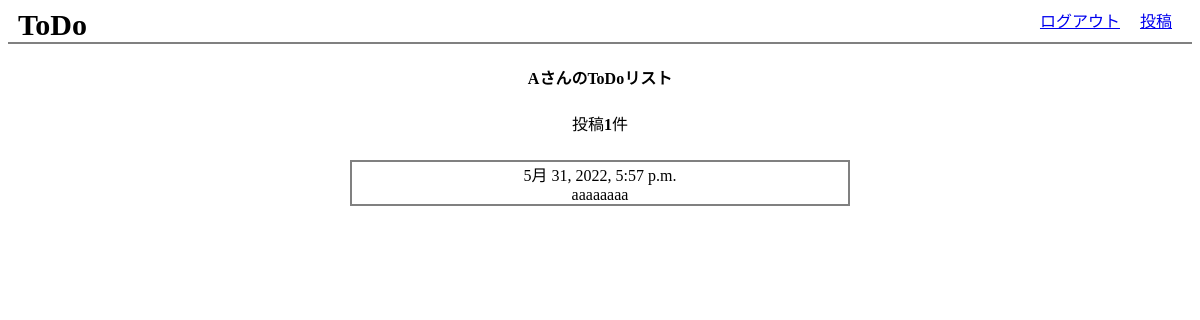
The page /mypage/ (signed in) on the database as committed earlier.
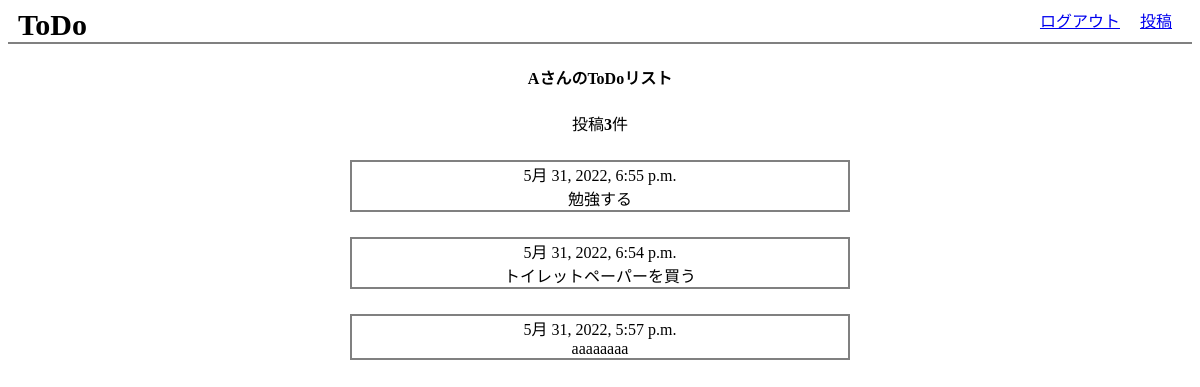
The same page on the database as committed later.
### acounts/models.py (models this page shows)
class CustomUser(AbstractUser):
    pass

### todo/models.py (models this page shows, shortened)
class TodoPost(models.Model):
    user = models.ForeignKey(
        CustomUser,
        verbose_name='ユーザ',
        on_delete=models.CASCADE
    )
    todo = models.TextField(
        verbose_name='ToDo',
    )
    posted_at = models.DateTimeField(
        verbose_name='投稿日時',
        auto_now=True
    )

### todo/views.py (the view)
# urls.py: path('mypage/', views.MypageViews.as_view(), name='mypage'),
class MypageViews(ListView):
    template_name = 'mypage.html'
    def get_queryset(self):
        queryset = TodoPost.objects.filter(
            user = self.request.user).order_by('-posted_at')
        return queryset

### todo/templates/mypage.html (shortened to what this page needs)
{% extends 'base.html' %}
    {% block navigate %}
    <a class="post-link" href="{% url 'todo:post' %}" style="float:right;">投稿</a>
    <a class="logout-link" href="{% url 'acounts:logout' %}" style="float:right;">ログアウト</a>
    {% endblock %}
    {% block contents %}
        <div>
            <h4>{{ user.username }}さんのToDoリスト</h4>
            {% if object_list.count == 0 %}
                <p>{{ user.username }}さんのやることはありません</p>
            {% else %}
                <p>投稿<strong>{{ object_list.count }}</strong>件</p>
            {% endif %}
        </div>
        {% for record in object_list %}
            <div class="todo-list">
                {{record.posted_at}}
                <br>
                {{record.todo}}
            </div>
        {% endfor %}
    {% endblock %}

### todo/templates/base.html (shortened to what this page needs)
{% load static %}
<!DOCTYPE html>
<html lang="ja">
    <head>
        <link rel="stylesheet" href={% static 'css/style.css' %}>
    </head>
    <body>
        <header>
            <div class="header">
                <div class="navigate">
                    <strong class="app-name">ToDo</strong>
                    {% block navigate %}{% endblock %}
                </div>
            </div>
        </header>
        {% if user.is_authenticated %}
        <main>
            <div class="contents">
                {% block contents %}{% endblock %}
            </div>
        </main>
        {% endif %}
    </body>
</html>

### static/css/style.css (style rules this page uses)
.app-name { margin-left: 10px; font-size: 30px; }
header { border-bottom: 2px solid gray; }
.contents { margin-top: 20px; text-align: center; }
main { text-align: center; width: 500px; margin: auto; }
.todo-list { border:2px solid gray; margin-top:25px; }
.logout-link { margin-right: 20px; }
.post-link { margin-right:20px; }

Rows that differ between the two databases and show on the page:
added TodoPost: posted_at "5月 31, 2022, 6:55 p.m.", todo "勉強する"
added TodoPost: posted_at "5月 31, 2022, 6:54 p.m.", todo "トイレットペーパーを買う"
Other text that changed with them:
{{ object_list.count }}: "1" → "3"
